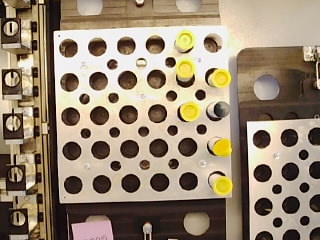
#> input picture images/pruned_images/cap_seal_20260922_192719_518854.jpg, 320 x 240 px, given in place of 0027.png, which was not available
$ python build_real_finetune_annotations.py
#> lines starting #> are read from the running program, lines starting #| are printed output that depends on the picture; after the words box and inside, x2 and y2 are one past the last pixel; in counts of white or black regions, pixels touching at a corner belong together
#!/usr/bin/env python3
"""Build provisional annotations and inspection graphics for real fine-tuning frames."""

from __future__ import annotations

import json
from collections import Counter
from pathlib import Path
from typing import Any

from PIL import Image, ImageDraw, ImageFont


CLASS_NAMES = {0: "good_cap", 1: "crooked_cap", 2: "missing_cap"}
CLASS_IDS = {name: class_id for class_id, name in CLASS_NAMES.items()}
SHORT_NAMES = {"good_cap": "G", "crooked_cap": "C", "missing_cap": "M"}
COLORS = {
    "good_cap": (25, 180, 80),
    "crooked_cap": (245, 135, 15),
    "missing_cap": (220, 35, 45),
}


def font(size: int) -> ImageFont.FreeTypeFont | ImageFont.ImageFont:
    for candidate in (
        "/usr/share/fonts/truetype/dejavu/DejaVuSans-Bold.ttf",
        "/usr/share/fonts/dejavu/DejaVuSans.ttf",
    ):
        if Path(candidate).is_file():
            return ImageFont.truetype(candidate, size)
    return ImageFont.load_default()


def grid_boxes(
    centers: list[list[tuple[int, int]]],
    states: list[list[str]],
    row_sizes: list[tuple[int, int]],
) -> list[dict[str, Any]]:
    boxes: list[dict[str, Any]] = []
    for row_index, (center_row, state_row) in enumerate(zip(centers, states), start=1):
        width, height = row_sizes[row_index - 1]
        for column_index, ((center_x, center_y), short_state) in enumerate(
            zip(center_row, state_row), start=1
        ):
            class_name = {"G": "good_cap", "C": "crooked_cap", "M": "missing_cap"}[short_state]
            x1 = round(center_x - width / 2)
            y1 = round(center_y - height / 2)
            x2 = round(center_x + width / 2)
            y2 = round(center_y + height / 2)
            boxes.append({
                "slot": f"R{row_index}C{column_index}",
                "class_id": CLASS_IDS[class_name],
                "class_name": class_name,
                "xyxy": [x1, y1, x2, y2],
                "confidence": "operator_reviewed",
            })
    return boxes


FRAMES: list[dict[str, Any]] = [
    {
        "filename": "run_161143_0027.png",
        "source": "shared/runs/2026-10-26_16-11-43_physical_policy/tablecam_raw/0027.png",
        "description": "6x5 tray; mostly crooked caps with some seated caps",
        "crop": [620, 270, 1320, 830],
        "centers": [
            [(870, 374), (941, 377), (1021, 389), (1097, 389), (1168, 390)],
            [(861, 429), (940, 438), (1020, 439), (1098, 439), (1178, 439)],
            [(853, 485), (935, 487), (1020, 491), (1100, 491), (1183, 491)],
            [(850, 541), (936, 544), (1019, 547), (1100, 548), (1187, 549)],
            [(840, 603), (925, 606), (1017, 606), (1104, 607), (1190, 609)],
            [(837, 666), (925, 668), (1015, 669), (1105, 670), (1197, 675)],
        ],
        "states": [
            list("CCGGG"),
            list("CGGGG"),
            list("CCGGG"),
            list("GCMGG"),
            list("CCCCG"),
            list("CMCCG"),
        ],
        "row_sizes": [(50, 46), (52, 48), (54, 50), (56, 52), (58, 54), (60, 56)],
    },
    {
        "filename": "run_155442_0030.png",
        "source": "shared/runs/2026-10-26_15-54-42_physical_policy/tablecam_raw/0030.png",
        "description": "3x5 tray; every present cap is crooked and three vials are uncapped",
        "crop": [600, 430, 1250, 860],
        "centers": [
            [(742, 579), (833, 574), (929, 571), (1008, 581), (1098, 585)],
            [(731, 637), (822, 638), (923, 643), (1011, 644), (1100, 644)],
            [(733, 709), (815, 725), (917, 713), (1019, 710), (1114, 714)],
        ],
        "states": [
            list("CCCCC"),
            list("MCCMC"),
            list("CMCCC"),
        ],
        "row_sizes": [(54, 54), (56, 56), (58, 58)],
    },
    {
        "filename": "run_155442_0225.png",
        "source": "shared/runs/2026-10-26_15-54-42_physical_policy/tablecam_raw/0225.png",
        "description": "6x5 tray; mixed seated/crooked caps and two visually uncapped vials",
        "crop": [650, 280, 1350, 820],
        "centers": [
            [(864, 360), (934, 362), (1015, 372), (1088, 374), (1163, 376)],
            [(859, 414), (934, 417), (1015, 418), (1090, 419), (1170, 420)],
            [(855, 470), (932, 470), (1013, 474), (1094, 477), (1177, 477)],
            [(850, 525), (930, 527), (1015, 531), (1097, 532), (1182, 533)],
            [(842, 583), (925, 585), (1014, 588), (1102, 588), (1189, 590)],
            [(838, 643), (925, 647), (1015, 650), (1105, 651), (1197, 654)],
        ],
        "states": [
            list("CCGGG"),
            list("CGGGC"),
            list("CCGGG"),
            list("GCMGC"),
            list("CCCCC"),
            list("CMCCC"),
        ],
        "row_sizes": [(50, 46), (52, 48), (54, 50), (56, 52), (58, 54), (60, 56)],
    },
]


def annotate_frame(frame: dict[str, Any], boxes: list[dict[str, Any]]) -> Image.Image:
    image = Image.open(frame["source"]).convert("RGB")
#> image is the input picture: PIL image 320x240 RGB; mean R, G, B 152, 135.4, 114.6
    draw = ImageDraw.Draw(image)
    box_font = font(14)
    for box in boxes:
        x1, y1, x2, y2 = box["xyxy"]
        class_name = box["class_name"]
        color = COLORS[class_name]
        draw.rectangle((x1, y1, x2, y2), outline=color, width=3)
        tag = f"{box['slot']} {SHORT_NAMES[class_name]}"
        text_box = draw.textbbox((0, 0), tag, font=box_font)
        text_width = text_box[2] - text_box[0]
        text_height = text_box[3] - text_box[1]
        tag_y = max(0, y1 - text_height - 5)
        draw.rectangle((x1, tag_y, x1 + text_width + 5, y1), fill=color)
        draw.text((x1 + 2, tag_y - text_box[1] + 1), tag, fill="white", font=box_font)
#> this loop made 30 passes
#> (text_box, text_width, tag_y) on passes 1 to 12: ((0, 3, 56, 13), 56, 336), ((0, 3, 56, 13), 56, 339), ((0, 3, 57, 13), 57, 351), ((0, 3, 57, 13), 57, 351), ((0, 3, 57, 13), 57, 352), ((0, 3, 56, 13), 56, 390), ((0, 3, 57, 13), 57, 399), ((0, 3, 57, 13), 57, 400), ((0, 3, 57, 13), 57, 400), ((0, 3, 57, 13), 57, 400), ((0, 3, 56, 13), 56, 445), ((0, 3, 56, 13), 56, 447)
    return image


def make_panel(frame: dict[str, Any], annotated: Image.Image, boxes: list[dict[str, Any]]) -> Image.Image:
    x1, y1, x2, y2 = frame["crop"]
#> x1 = 620; y1 = 270; x2 = 1320; y2 = 830
    crop = annotated.crop((x1, y1, x2, y2))
#> crop: PIL image 700x560 RGB; every value is 0
    target_width = 1400
    target_height = round(crop.height * target_width / crop.width)
#> target_height = 1120
    crop = crop.resize((target_width, target_height), Image.Resampling.LANCZOS)
#> crop: PIL image 1400x1120 RGB; every value is 0

    counts = Counter(box["class_name"] for box in boxes)
    header_height = 82
    panel = Image.new("RGB", (target_width, target_height + header_height), "white")
#> panel: PIL image 1400x1202 RGB; every value is 255
    panel.paste(crop, (0, header_height))
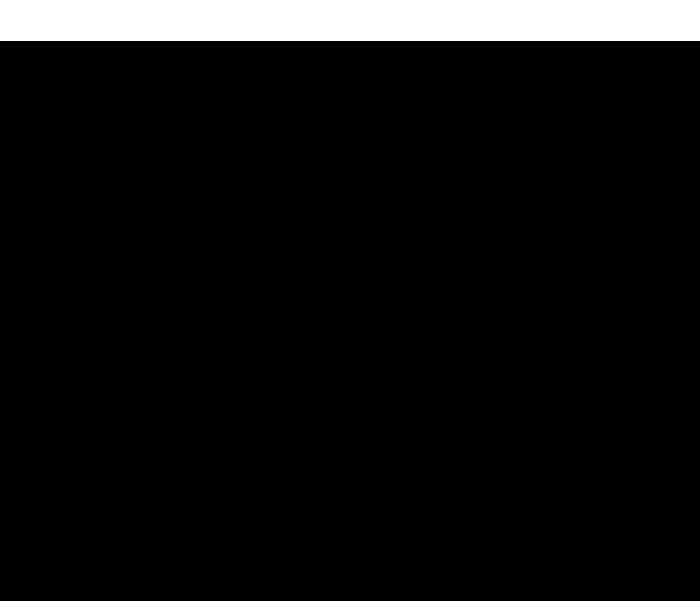
#> panel: PIL image 1400x1202 RGB (shown at 1/2 size); 6.8% white; 1 white region, box (x1, y1, x2, y2) and area: (0, 0, 1400, 82) 114800
    draw = ImageDraw.Draw(panel)
    draw.text((12, 8), frame["filename"], fill="black", font=font(20))
    summary = (
        f"G good={counts['good_cap']}   C crooked={counts['crooked_cap']}   "
        f"M missing={counts['missing_cap']}   |   loose table caps intentionally omitted"
    )
    draw.text((12, 38), summary, fill="#202020", font=font(16))
    return panel


def main() -> int:
    output = Path("images/Real_Finetune")
    inspection = output / "inspection"
    inspection.mkdir(parents=True, exist_ok=True)

    annotation_frames: list[dict[str, Any]] = []
    panels: list[Image.Image] = []
    for frame in FRAMES:
        boxes = grid_boxes(frame["centers"], frame["states"], frame["row_sizes"])
        annotated = annotate_frame(frame, boxes)
        overlay_path = inspection / f"{Path(frame['filename']).stem}_labeled.png"
        annotated.save(overlay_path)
        panels.append(make_panel(frame, annotated, boxes))
        annotation_frames.append({
            "filename": frame["filename"],
            "source": frame["source"],
            "description": frame["description"],
            "grid": {"rows": len(frame["states"]), "columns": 5},
            "loose_table_caps_annotated": False,
            "boxes": boxes,
        })
#> pass 2 of the loop in main, `for frame in FRAMES:`:
#> boxes = 15 items
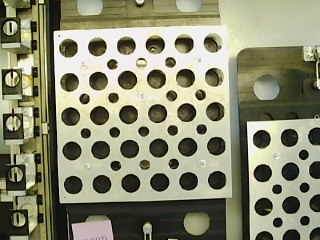
#> input picture images/pruned_images/cap_seal_20260923_184843_268352.jpg, 320 x 240 px, given in place of 0030.png, which was not available
#> in annotate_frame, image is the input picture: PIL image 320x240 RGB; mean R, G, B 138, 138.3, 113.2
#> the loop in annotate_frame (call 2), `for box in boxes:` made 15 passes
#> (x1, y1, x2, y2, class_name, color, tag, text_box) on passes 1 to 5: (715, 552, 769, 606, 'crooked_cap', (245, 135, 15), 'R1C1 C', (0, 3, 56, 13)), (806, 547, 860, 601, 'crooked_cap', (245, 135, 15), 'R1C2 C', (0, 3, 56, 13)), (902, 544, 956, 598, 'crooked_cap', (245, 135, 15), 'R1C3 C', (0, 3, 56, 13)), (981, 554, 1035, 608, 'crooked_cap', (245, 135, 15), 'R1C4 C', (0, 3, 56, 13)), (1071, 558, 1125, 612, 'crooked_cap', (245, 135, 15), 'R1C5 C', (0, 3, 56, 13))
#> in make_panel (call 2), `x1, y1, x2, y2 = frame["crop"]`: x1 = 600; y1 = 430; x2 = 1250; y2 = 860
#> counts = {'crooked_cap': 12, 'missing_cap': 3}
#> in make_panel (call 2), `panel.paste(crop, (0, header_height))`:
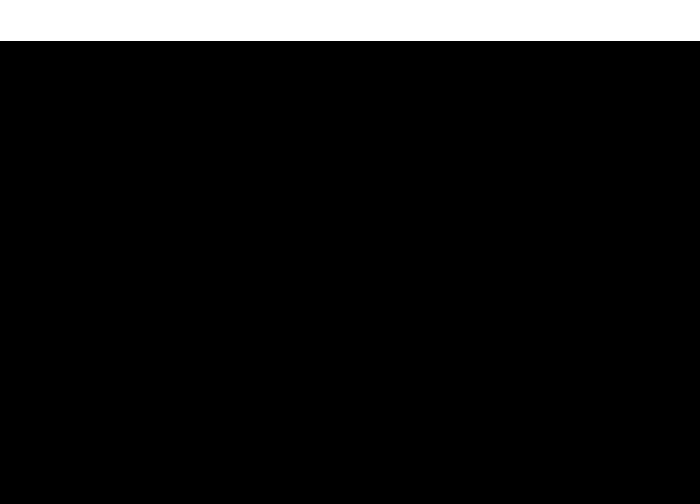
#> panel: PIL image 1400x1008 RGB (shown at 1/2 size); 8.1% white; 1 white region, box (x1, y1, x2, y2) and area: (0, 0, 1400, 82) 114800

    sheet_width = max(panel.width for panel in panels)
#> sheet_width = 1400
    sheet_height = sum(panel.height for panel in panels) + 20 * (len(panels) - 1)
#> sheet_height = 3412
    sheet = Image.new("RGB", (sheet_width, sheet_height), "#d8dee9")
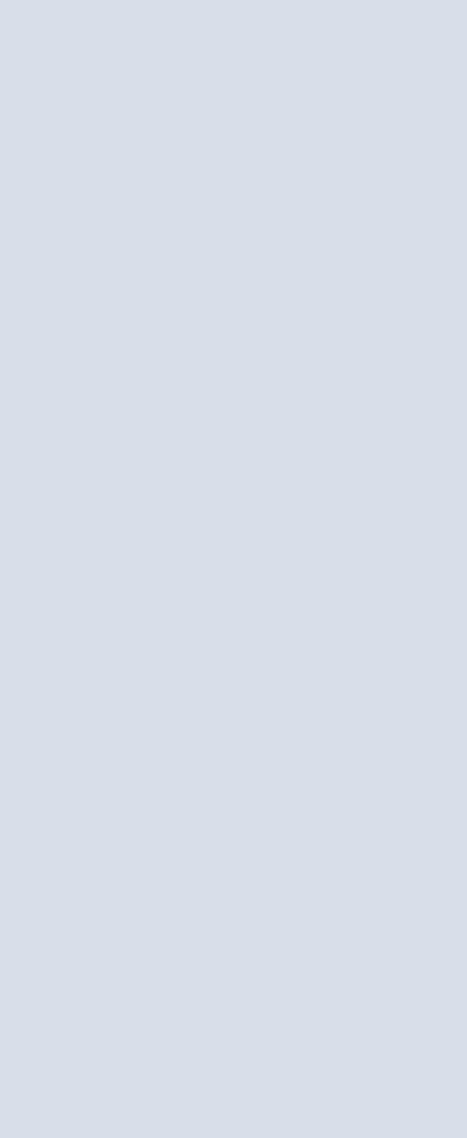
#> sheet: PIL image 1400x3412 RGB (shown at 1/3 size); mean R, G, B 216, 222, 233
    y = 0
    for panel in panels:
        sheet.paste(panel, (0, y))
        y += panel.height + 20
#> this loop made 3 passes
#> y on passes 1 to 3: 1222, 2250, 3432
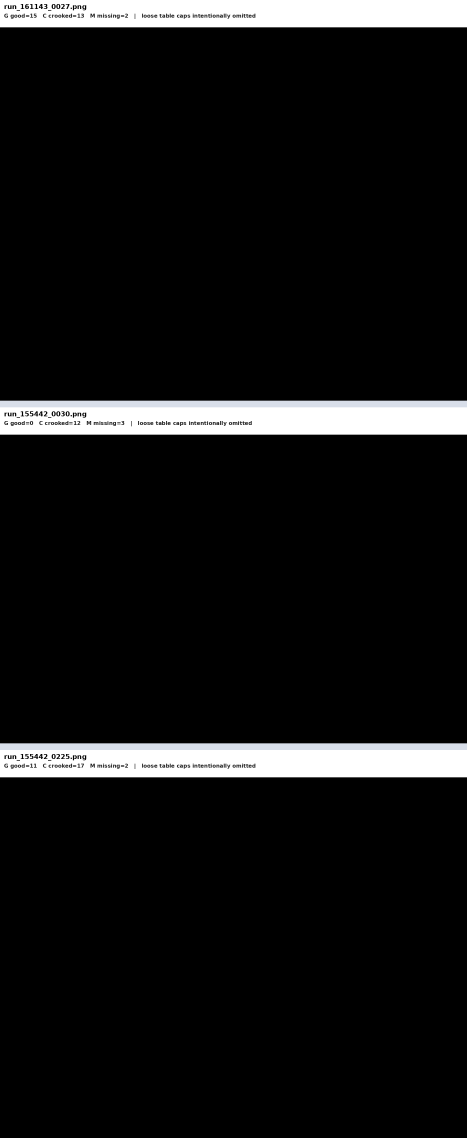
#> sheet: PIL image 1400x3412 RGB (shown at 1/3 size); mean R, G, B 20.2, 20.3, 20.4
#> after the loop, y = 3432
    sheet.save(output / "real_finetune_annotation_inspection.png")

    payload = {
        "schema_version": 1,
        "status": "operator_reviewed",
        "image_size": [1920, 1080],
        "class_names": {str(key): value for key, value in CLASS_NAMES.items()},
        "slot_order": "left-to-right, then top-to-bottom; R1C1 is the back-left tray slot",
        "labeling_policy": {
            "good_cap": "cap appears centered and seated squarely on the vial mouth",
            "crooked_cap": "cap is visibly angled, shifted, or incompletely seated",
            "missing_cap": "a transparent vial occupies the slot but has no cap",
            "table_cap": "not annotated in these frames because deployment will use pink paper",
        },
        "evaluation_warning": (
            "These frames will be used for both fine-tuning and evaluation due to the tiny real dataset; "
            "reported real metrics are training-set fit, not an unbiased estimate of generalization."
        ),
        "images": annotation_frames,
    }
    (output / "annotations.json").write_text(json.dumps(payload, indent=2) + "\n")
    print(json.dumps({
        "annotations": str(output / "annotations.json"),
        "inspection_sheet": str(output / "real_finetune_annotation_inspection.png"),
        "individual_overlays": [str(path) for path in sorted(inspection.glob("*_labeled.png"))],
        "counts": {
            item["filename"]: dict(Counter(box["class_name"] for box in item["boxes"]))
            for item in annotation_frames
        },
    }, indent=2))
#| {
#|   "annotations": "images/Real_Finetune/annotations.json",
#|   "inspection_sheet": "images/Real_Finetune/real_finetune_annotation_inspection.png",
#|   "individual_overlays": [
#|     "images/Real_Finetune/inspection/run_155442_0030_labeled.png",
#|     "images/Real_Finetune/inspection/run_155442_0225_labeled.png",
#|     "images/Real_Finetune/inspection/run_161143_0027_labeled.png"
#|   ],
#|   "counts": {
#|     "run_161143_0027.png": {
#|       "crooked_cap": 13,
#|       "good_cap": 15,
#> (further printed lines are left out)
    return 0


if __name__ == "__main__":
    raise SystemExit(main())
#> (the program exits here)
